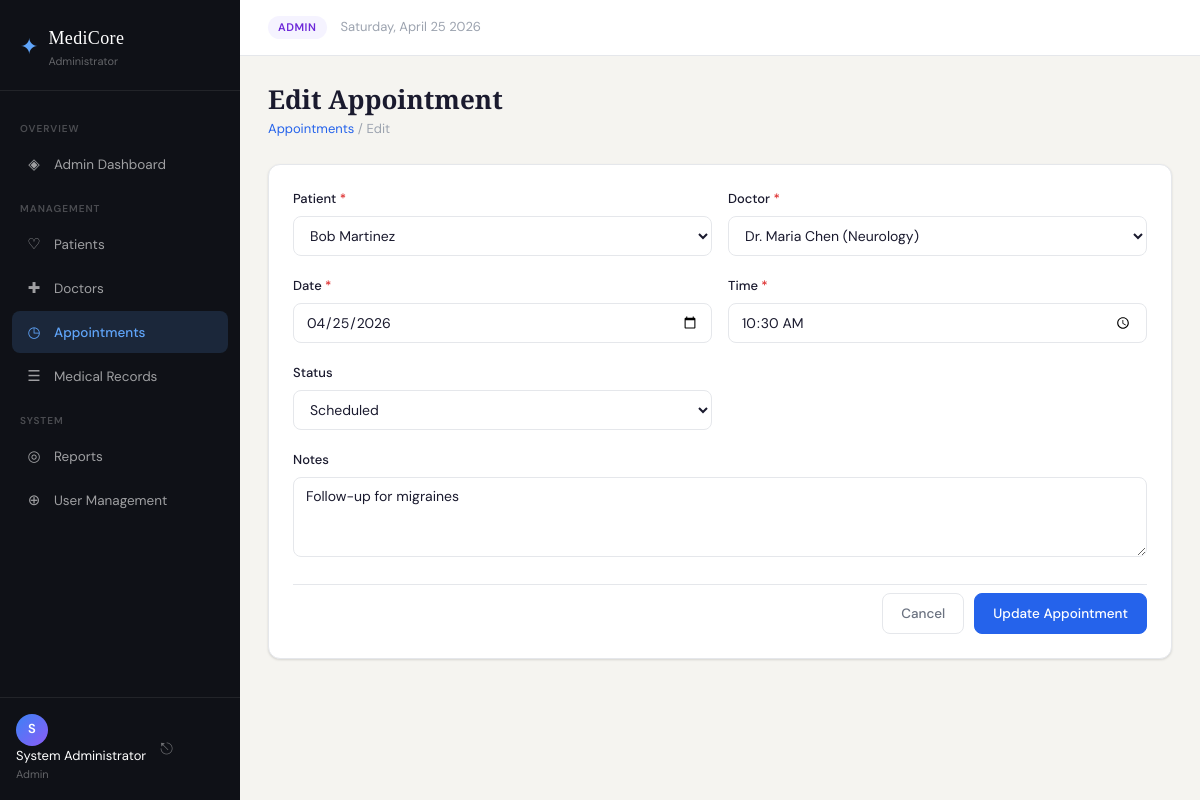
The app's page /appointments/edit.php?id=2 (signed in) with its own data.
### tables this page shows
CREATE TABLE IF NOT EXISTS appointments (
    id INT AUTO_INCREMENT PRIMARY KEY,
    patient_id INT NOT NULL,
    doctor_id INT NOT NULL,
    appointment_date DATE NOT NULL,
    appointment_time TIME NOT NULL,
    status ENUM('Scheduled','Completed','Cancelled') DEFAULT 'Scheduled',
    notes TEXT,
    created_at TIMESTAMP DEFAULT CURRENT_TIMESTAMP,
    updated_at TIMESTAMP DEFAULT CURRENT_TIMESTAMP ON UPDATE CURRENT_TIMESTAMP,
    FOREIGN KEY (patient_id) REFERENCES patients(id) ON DELETE CASCADE,
    FOREIGN KEY (doctor_id) REFERENCES doctors(id) ON DELETE CASCADE,
    UNIQUE KEY no_double_booking (doctor_id, appointment_date, appointment_time)
);

CREATE TABLE IF NOT EXISTS patients (
    id INT AUTO_INCREMENT PRIMARY KEY,
    name VARCHAR(100) NOT NULL,
    age INT NOT NULL,
    gender ENUM('Male','Female','Other') NOT NULL,
    phone VARCHAR(20) NOT NULL,
    address TEXT,
    created_at TIMESTAMP DEFAULT CURRENT_TIMESTAMP,
    updated_at TIMESTAMP DEFAULT CURRENT_TIMESTAMP ON UPDATE CURRENT_TIMESTAMP
);

CREATE TABLE IF NOT EXISTS doctors (
    id INT AUTO_INCREMENT PRIMARY KEY,
    name VARCHAR(100) NOT NULL,
    specialty VARCHAR(100) NOT NULL,
    phone VARCHAR(20) NOT NULL,
    email VARCHAR(100) NOT NULL UNIQUE,
    created_at TIMESTAMP DEFAULT CURRENT_TIMESTAMP,
    updated_at TIMESTAMP DEFAULT CURRENT_TIMESTAMP ON UPDATE CURRENT_TIMESTAMP
);

### config/database.php (called while the page is built, shortened)
<?php
function sanitize(string $value): string {
    return htmlspecialchars(trim($value), ENT_QUOTES, 'UTF-8');
}

### appointments/edit.php (the view, shortened to what this page needs)
<?php
require_once __DIR__ . '/../includes/header.php';
$db = getDB();
$id = (int)($_GET['id'] ?? 0);
$stmt = $db->prepare("SELECT * FROM appointments WHERE id = ?");
$stmt->execute([$id]);
$appt = $stmt->fetch();
$data   = $appt;
$patients = $db->query("SELECT id, name FROM patients ORDER BY name ASC")->fetchAll();
$doctors  = $db->query("SELECT id, name, specialty FROM doctors ORDER BY name ASC")->fetchAll();
?>
<div class="page-header">
    <div>
        <h1 class="page-title">Edit Appointment</h1>
        <p class="page-sub"><a href="/hospital-system/appointments/index.php" class="breadcrumb-link">Appointments</a> / Edit</p>
    </div>
</div>
<div class="card form-card">
    <form method="POST" novalidate>
        <div class="form-row">
            <div class="form-group">
                <label class="form-label">Patient <span class="req">*</span></label>
                <select name="patient_id" class="form-control" required>
                    <?php foreach ($patients as $p): ?>
                    <option value="<?= $p['id'] ?>" <?= (int)$data['patient_id'] === (int)$p['id'] ? 'selected' : '' ?>>
                        <?= sanitize($p['name']) ?>
                    </option>
                    <?php endforeach; ?>
                </select>
            </div>
            <div class="form-group">
                <label class="form-label">Doctor <span class="req">*</span></label>
                <select name="doctor_id" class="form-control" required>
                    <?php foreach ($doctors as $d): ?>
                    <option value="<?= $d['id'] ?>" <?= (int)$data['doctor_id'] === (int)$d['id'] ? 'selected' : '' ?>>
                        <?= sanitize($d['name']) ?> (<?= sanitize($d['specialty']) ?>)
                    </option>
                    <?php endforeach; ?>
                </select>
            </div>
        </div>
        <div class="form-row">
            <div class="form-group">
                <label class="form-label">Date <span class="req">*</span></label>
                <input type="date" name="appointment_date" class="form-control"
                       value="<?= sanitize($data['appointment_date']) ?>" required>
            </div>
            <div class="form-group">
                <label class="form-label">Time <span class="req">*</span></label>
                <input type="time" name="appointment_time" class="form-control"
                       value="<?= sanitize(substr($data['appointment_time'], 0, 5)) ?>" required>
            </div>
        </div>
        <div class="form-row">
            <div class="form-group">
                <label class="form-label">Status</label>
                <select name="status" class="form-control">
                    <?php foreach (['Scheduled','Completed','Cancelled'] as $s): ?>
                    <option value="<?= $s ?>" <?= $data['status'] === $s ? 'selected' : '' ?>><?= $s ?></option>
                    <?php endforeach; ?>
                </select>
            </div>
        </div>
        <div class="form-group">
            <label class="form-label">Notes</label>
            <textarea name="notes" class="form-control" rows="3"><?= sanitize($data['notes']) ?></textarea>
        </div>
        <div class="form-actions">
            <a href="/hospital-system/appointments/index.php" class="btn btn-ghost">Cancel</a>
            <button type="submit" class="btn btn-primary">Update Appointment</button>
        </div>
    </form>
</div>
<?php require_once __DIR__ . '/../includes/footer.php'; ?>

### style.css (style rules this page uses)
:root { --font-body: 'DM Sans', sans-serif; --font-display: 'Playfair Display', serif; --bg: #f5f4f0; --bg-card: #ffffff; --sidebar-bg: #0f1117; --sidebar-w: 240px; --text-primary: #1a1a2e; --text-secondary: #6b7280; --text-muted: #9ca3af; --text-light: #ffffff; --border: #e5e7eb; --border-focus: #2563eb; --blue: #2563eb; --blue-lt: #eff6ff; --green: #059669; --green-lt:#ecfdf5; --amber: #d97706; --amber-lt:#fffbeb; --purple: #7c3aed; --purple-lt:#f5f3ff; --red: #dc2626; --red-lt: #fef2f2; --radius: 8px; --radius-lg: 12px; --shadow: 0 1px 3px rgba(0,0,0,.08), 0 1px 2px rgba(0,0,0,.06); --shadow-md: 0 4px 6px -1px rgba(0,0,0,.1), 0 2px 4px -1px rgba(0,0,0,.06); --shadow-lg: 0 10px 25px -5px rgba(0,0,0,.15); --transition: .18s ease; }
*, *::before, *::after { box-sizing: border-box; margin: 0; padding: 0; }
html { font-size: 15px; }
body { font-family: var(--font-body); background: var(--bg); color: var(--text-primary); line-height: 1.6; -webkit-font-smoothing: antialiased; }
a { color: inherit; text-decoration: none; }
.page-header { display: flex; align-items: flex-start; justify-content: space-between; margin-bottom: 24px; gap: 16px; }
.page-title { font-family: var(--font-display); font-size: 26px; font-weight: 600; color: var(--text-primary); line-height: 1.2; }
.page-sub { font-size: 13px; color: var(--text-muted); margin-top: 4px; }
.breadcrumb-link { color: var(--blue); }
.card { background: var(--bg-card); border: 1px solid var(--border); border-radius: var(--radius-lg); box-shadow: var(--shadow); overflow: hidden; margin-bottom: 20px; }
.form-card { padding: 24px; }
.btn { display: inline-flex; align-items: center; justify-content: center; gap: 6px; padding: 9px 18px; border-radius: var(--radius); font-family: var(--font-body); font-size: 13.5px; font-weight: 500; cursor: pointer; border: 1px solid transparent; transition: all var(--transition); white-space: nowrap; text-decoration: none; }
.btn-primary { background: var(--blue); color: #fff; border-color: var(--blue); }
.btn-ghost { background: transparent; color: var(--text-secondary); border-color: var(--border); }
.form-group { margin-bottom: 20px; }
.form-row { display: grid; grid-template-columns: 1fr 1fr; gap: 16px; }
.form-label { display: block; font-size: 13px; font-weight: 500; color: var(--text-primary); margin-bottom: 6px; }
.req { color: var(--red); }
.form-control { width: 100%; padding: 9px 12px; border: 1px solid var(--border); border-radius: var(--radius); font-family: var(--font-body); font-size: 14px; color: var(--text-primary); background: #fff; transition: border-color var(--transition), box-shadow var(--transition); outline: none; }
.form-control::placeholder { color: var(--text-muted); }
select.form-control { cursor: pointer; }
textarea.form-control { resize: vertical; min-height: 80px; }
.form-actions { display: flex; justify-content: flex-end; gap: 10px; padding-top: 8px; border-top: 1px solid var(--border); margin-top: 8px; }

### records on screen
appointments: patient_id "Bob Martinez", doctor_id "Dr. Maria Chen (Neurology)", appointment_date "04/25/2026", appointment_time "10:30", status "Scheduled", notes "Follow-up for migraines"

### other values on screen
$icon "◈ ♡ ✚ ◷ ☰ ◎ ⊕"
$label "Admin Dashboard Patients Doctors Appointments Medical Records Reports User Management"
substr($_SESSION['user_name'] ?? 'A', 0, 1) "S"
$_SESSION['user_name'] "System Administrator"
$userRole "Admin"
$userRole "ADMIN"
